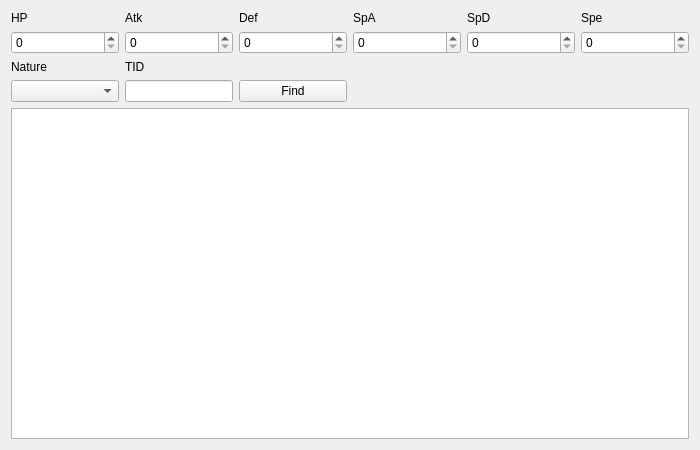
<?xml version="1.0" encoding="UTF-8"?>
<ui version="4.0">
 <class>IVToPID</class>
 <widget class="QWidget" name="IVToPID">
  <property name="geometry">
   <rect>
    <x>0</x>
    <y>0</y>
    <width>700</width>
    <height>450</height>
   </rect>
  </property>
  <property name="windowTitle">
   <string>IVs to PID</string>
  </property>
  <layout class="QGridLayout" name="gridLayout">
   <item row="0" column="0">
    <widget class="QLabel" name="labelHP">
     <property name="text">
      <string>HP</string>
     </property>
    </widget>
   </item>
   <item row="0" column="1">
    <widget class="QLabel" name="labelAtk">
     <property name="text">
      <string>Atk</string>
     </property>
    </widget>
   </item>
   <item row="0" column="2">
    <widget class="QLabel" name="labelDef">
     <property name="text">
      <string>Def</string>
     </property>
    </widget>
   </item>
   <item row="0" column="3">
    <widget class="QLabel" name="labelSpA">
     <property name="text">
      <string>SpA</string>
     </property>
    </widget>
   </item>
   <item row="0" column="4">
    <widget class="QLabel" name="labelSpD">
     <property name="text">
      <string>SpD</string>
     </property>
    </widget>
   </item>
   <item row="0" column="5">
    <widget class="QLabel" name="labelSpe">
     <property name="text">
      <string>Spe</string>
     </property>
    </widget>
   </item>
   <item row="1" column="0">
    <widget class="QSpinBox" name="spinBoxHP">
     <property name="maximum">
      <number>31</number>
     </property>
    </widget>
   </item>
   <item row="1" column="1">
    <widget class="QSpinBox" name="spinBoxAtk">
     <property name="maximum">
      <number>31</number>
     </property>
    </widget>
   </item>
   <item row="1" column="2">
    <widget class="QSpinBox" name="spinBoxDef">
     <property name="maximum">
      <number>31</number>
     </property>
    </widget>
   </item>
   <item row="1" column="3">
    <widget class="QSpinBox" name="spinBoxSpA">
     <property name="maximum">
      <number>31</number>
     </property>
    </widget>
   </item>
   <item row="1" column="4">
    <widget class="QSpinBox" name="spinBoxSpD">
     <property name="maximum">
      <number>31</number>
     </property>
    </widget>
   </item>
   <item row="1" column="5">
    <widget class="QSpinBox" name="spinBoxSpe">
     <property name="maximum">
      <number>31</number>
     </property>
    </widget>
   </item>
   <item row="2" column="0">
    <widget class="QLabel" name="labelNature">
     <property name="text">
      <string>Nature</string>
     </property>
    </widget>
   </item>
   <item row="2" column="1">
    <widget class="QLabel" name="labelTID">
     <property name="text">
      <string>TID</string>
     </property>
    </widget>
   </item>
   <item row="3" column="0">
    <widget class="ComboBoxProxy" name="comboBoxNature"/>
   </item>
   <item row="3" column="1">
    <widget class="TextBox" name="textBoxTID">
     <property name="sizePolicy">
      <sizepolicy hsizetype="Fixed" vsizetype="Fixed">
       <horstretch>0</horstretch>
       <verstretch>0</verstretch>
      </sizepolicy>
     </property>
    </widget>
   </item>
   <item row="3" column="2">
    <widget class="QPushButton" name="pushButtonFind">
     <property name="text">
      <string>Find</string>
     </property>
    </widget>
   </item>
   <item row="4" column="0" colspan="6">
    <widget class="TableView" name="tableView"/>
   </item>
  </layout>
 </widget>
 <customwidgets>
  <customwidget>
   <class>TableView</class>
   <extends>QTableView</extends>
   <header>Form/Controls/TableView.hpp</header>
  </customwidget>
  <customwidget>
   <class>TextBox</class>
   <extends>QLineEdit</extends>
   <header>Form/Controls/TextBox.hpp</header>
  </customwidget>
  <customwidget>
   <class>ComboBoxProxy</class>
   <extends>QComboBox</extends>
   <header>Form/Controls/ComboBoxProxy.hpp</header>
  </customwidget>
 </customwidgets>
 <resources/>
 <connections/>
</ui>
